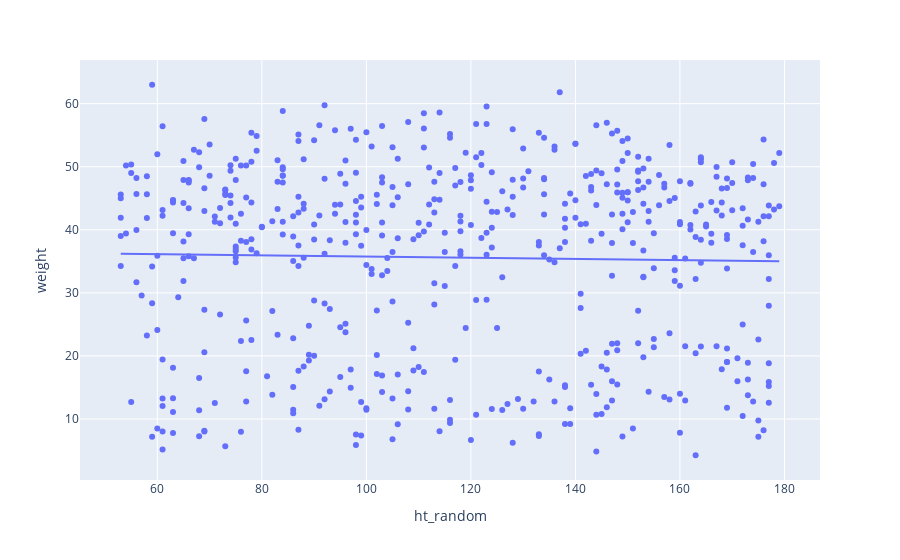

The notebook cell saved with this chart:
### Code cell
fig_scatter_rand.show()

### Figure 1 — Plotly figure (JSON) as saved in the notebook; plotly's stock layout.template omitted (floating-point values rounded to 4 significant figures; data arrays with more than 128 entries replaced by an {"elided": "..."} marker saying what was removed)
{"data": [{"hovertemplate": "ht_random=%{x}<br>weight=%{y}<extra></extra>", "legendgroup": "", "marker": {"color": "#636efa", "symbol": "circle"}, "mode": "markers", "name": "", "orientation": "v", "showlegend": false, "type": "scatter", "x": {"elided": "544 int values"}, "xaxis": "x", "y": {"elided": "544 float values"}, "yaxis": "y"}, {"hovertemplate": "<b>OLS trendline</b><br>weight = -0.0095147 * ht_random + 36.7227<br>R<sup>2</sup>=0.000564<br><br>ht_random=%{x}<br>weight=%{y} <b>(trend)</b><extra></extra>", "legendgroup": "", "marker": {"color": "#636efa", "symbol": "circle"}, "mode": "lines", "name": "", "showlegend": false, "type": "scatter", "x": {"elided": "544 int values"}, "xaxis": "x", "y": {"elided": "544 float values"}, "yaxis": "y"}], "layout": {"legend": {"tracegroupgap": 0}, "margin": {"t": 60}, "xaxis": {"anchor": "y", "domain": [0, 1], "title": {"text": "ht_random"}}, "yaxis": {"anchor": "x", "domain": [0, 1], "title": {"text": "weight"}}}}
